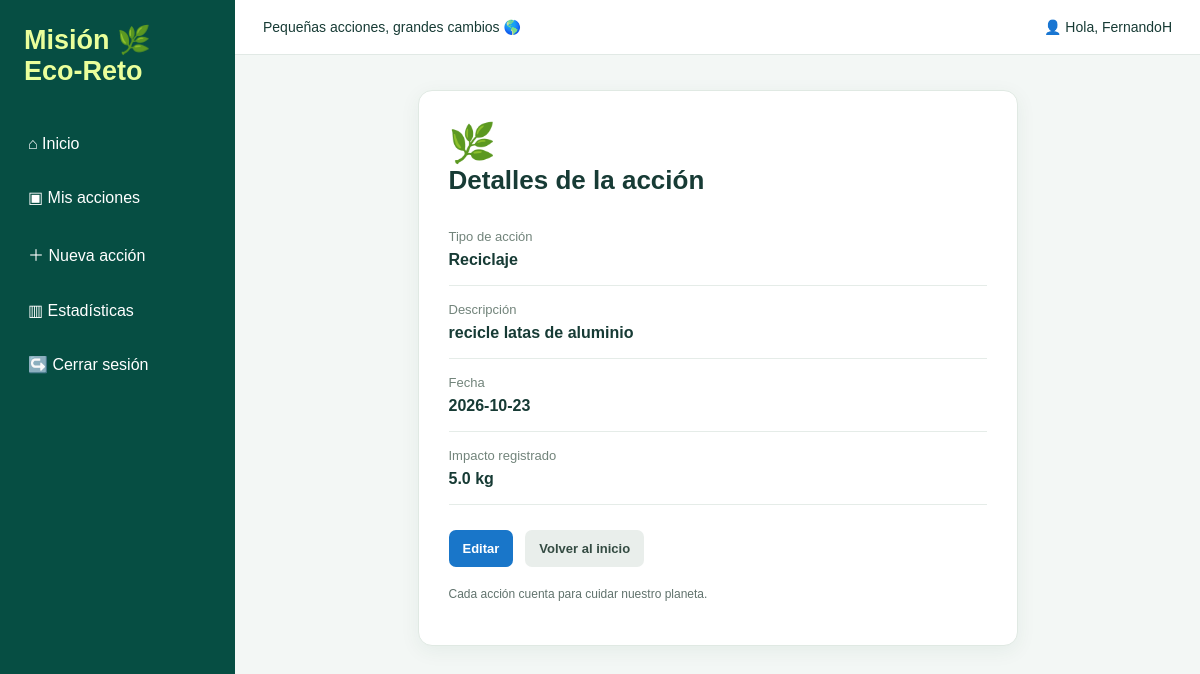
The page /detalle/1 (signed in) on the database its author committed.
### tables this page shows
CREATE TABLE acciones (
                id INTEGER PRIMARY KEY AUTOINCREMENT,
                usuario_id INTEGER NOT NULL,
                tipo TEXT NOT NULL,
                descripcion TEXT NOT NULL,
                fecha TEXT NOT NULL,
                impacto REAL NOT NULL,
                unidad TEXT NOT NULL,
                FOREIGN KEY (usuario_id) REFERENCES usuarios(id)
            );

### app/routes.py (the view)
@rutas.route("/detalle/<int:id>")
@iniciar_sesion_requerido
def detalle(id):
    with conectar_db() as db:
        accion = db.execute("""
            SELECT * FROM acciones
            WHERE id = ? AND usuario_id = ?
        """, (id, session["usuario_id"])).fetchone()
    if accion is None:
        flash("No se encontró esa acción.", "error")
        return redirect(url_for("rutas.inicio"))
    return render_template("detalle.html", accion=accion)

### app/routes.py (called while the page is built)
def conectar_db():
    conexion = sqlite3.connect(current_app.config["DATABASE"])
    conexion.row_factory = sqlite3.Row
    return conexion

def iniciar_sesion_requerido(funcion):
    @wraps(funcion)
    def comprobar(*args, **kwargs):
        if "usuario_id" not in session:
            return redirect(url_for("rutas.inicio"))
        return funcion(*args, **kwargs)
    return comprobar

### templates/detalle.html (shortened to what this page needs)
{% extends "base.html" %}
{% block contenido %}
<div class="formulario-contenedor">
    <div class="formulario-card detalle-card">
        <span class="icono-grande">🌿</span>
        <h1>Detalles de la acción</h1>
        <div class="detalle-dato">
            <span>Tipo de acción</span>
            <strong>{{ accion.tipo }}</strong>
        </div>
        <div class="detalle-dato">
            <span>Descripción</span>
            <strong>{{ accion.descripcion }}</strong>
        </div>
        <div class="detalle-dato">
            <span>Fecha</span>
            <strong>{{ accion.fecha }}</strong>
        </div>
        <div class="detalle-dato">
            <span>Impacto registrado</span>
            <strong>{{ accion.impacto }} {{ accion.unidad }}</strong>
        </div>
        <div class="form-botones">
            <a class="boton editar"
               href="{{ url_for('rutas.editar', id=accion.id) }}">Editar</a>
            <a class="boton cancelar"
               href="{{ url_for('rutas.inicio') }}">Volver al inicio</a>
        </div>
        <p class="nota">Cada acción cuenta para cuidar nuestro planeta.</p>
    </div>
</div>
{% endblock %}

### static/css/estilos.css (style rules this page uses)
* { box-sizing: border-box; }
body { margin: 0; font-family: Arial, Helvetica, sans-serif; color: #173b35; background: #f3f7f5; }
a { color: #087b5c; text-decoration: none; }
h1, h2, p { margin-top: 0; }
h1 { font-size: 26px; }
p { line-height: 1.5; color: #61736d; }
.boton { border: none; border-radius: 7px; padding: 11px 14px; display: inline-block; text-align: center; font-size: 13px; font-weight: bold; cursor: pointer; font-family: inherit; }
.editar { background: #1976c9; color: white; }
.cancelar { background: #e9eeeb; color: #344b42; }
.nota { font-size: 12px; margin-top: 18px; }
.formulario-contenedor { padding: 35px 20px; display: flex; justify-content: center; }
.formulario-card { width: 100%; max-width: 600px; background: white; border: 1px solid #e0e9e3; border-radius: 14px; padding: 30px; box-shadow: 0 5px 20px #174d3710; }
.icono-grande { font-size: 38px; }
.form-botones { display: flex; gap: 12px; margin-top: 25px; flex-wrap: wrap; }
.detalle-dato { padding: 16px 0; border-bottom: 1px solid #e5ece8; }
.detalle-dato span { display: block; font-size: 13px; color: #72847b; margin-bottom: 7px; }
.detalle-dato strong { overflow-wrap: anywhere; }

### rows shown on the page
acciones: tipo "Reciclaje", descripcion "recicle latas de aluminio", fecha "2026-10-23", impacto "5.0", unidad "kg"

### other values the page prints
{{ session.get('usuario') }} "FernandoH"
